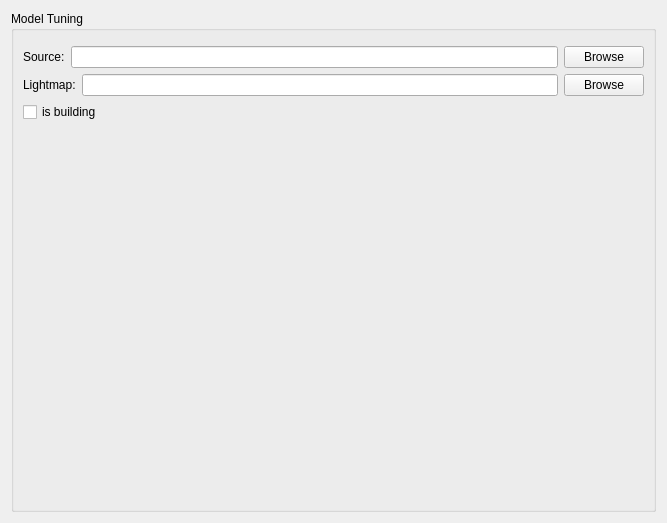
<?xml version="1.0" encoding="UTF-8"?>
<ui version="4.0">
 <class>ModelTuner</class>
 <widget class="QWidget" name="ModelTuner">
  <property name="geometry">
   <rect>
    <x>0</x>
    <y>0</y>
    <width>667</width>
    <height>523</height>
   </rect>
  </property>
  <property name="windowTitle">
   <string>Form</string>
  </property>
  <layout class="QVBoxLayout" name="verticalLayout">
   <item>
    <widget class="QGroupBox" name="groupBox">
     <property name="title">
      <string>Model Tuning</string>
     </property>
     <layout class="QVBoxLayout" name="verticalLayout_2">
      <item>
       <widget class="QStackedWidget" name="stack">
        <property name="sizePolicy">
         <sizepolicy hsizetype="Expanding" vsizetype="Fixed">
          <horstretch>0</horstretch>
          <verstretch>0</verstretch>
         </sizepolicy>
        </property>
       </widget>
      </item>
      <item>
       <layout class="QHBoxLayout" name="horizontalLayout">
        <item>
         <widget class="QLabel" name="label">
          <property name="text">
           <string>Source:</string>
          </property>
         </widget>
        </item>
        <item>
         <widget class="QLineEdit" name="fn_source"/>
        </item>
        <item>
         <widget class="QPushButton" name="btn_browse">
          <property name="text">
           <string>Browse</string>
          </property>
         </widget>
        </item>
       </layout>
      </item>
      <item>
       <layout class="QHBoxLayout" name="horizontalLayout_2">
        <item>
         <widget class="QLabel" name="label_2">
          <property name="text">
           <string>Lightmap:</string>
          </property>
         </widget>
        </item>
        <item>
         <widget class="QLineEdit" name="fn_lightmap"/>
        </item>
        <item>
         <widget class="QPushButton" name="btn_browse_lightmap">
          <property name="text">
           <string>Browse</string>
          </property>
         </widget>
        </item>
       </layout>
      </item>
      <item>
       <layout class="QHBoxLayout" name="horizontalLayout_3">
        <item>
         <widget class="QCheckBox" name="chk_is_building">
          <property name="text">
           <string>is building</string>
          </property>
         </widget>
        </item>
        <item>
         <spacer name="horizontalSpacer">
          <property name="orientation">
           <enum>Qt::Horizontal</enum>
          </property>
          <property name="sizeHint" stdset="0">
           <size>
            <width>40</width>
            <height>20</height>
           </size>
          </property>
         </spacer>
        </item>
       </layout>
      </item>
      <item>
       <spacer name="verticalSpacer">
        <property name="orientation">
         <enum>Qt::Vertical</enum>
        </property>
        <property name="sizeHint" stdset="0">
         <size>
          <width>20</width>
          <height>40</height>
         </size>
        </property>
       </spacer>
      </item>
     </layout>
    </widget>
   </item>
  </layout>
 </widget>
 <resources/>
 <connections/>
</ui>
